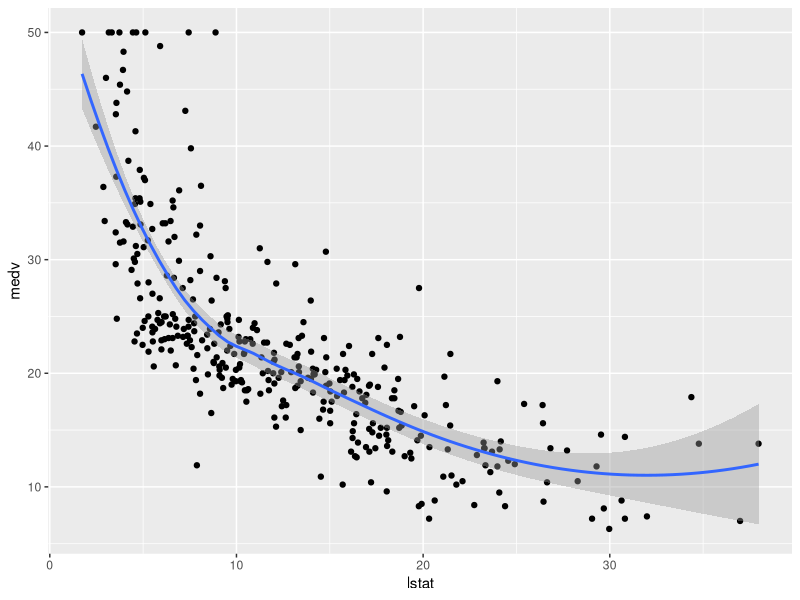
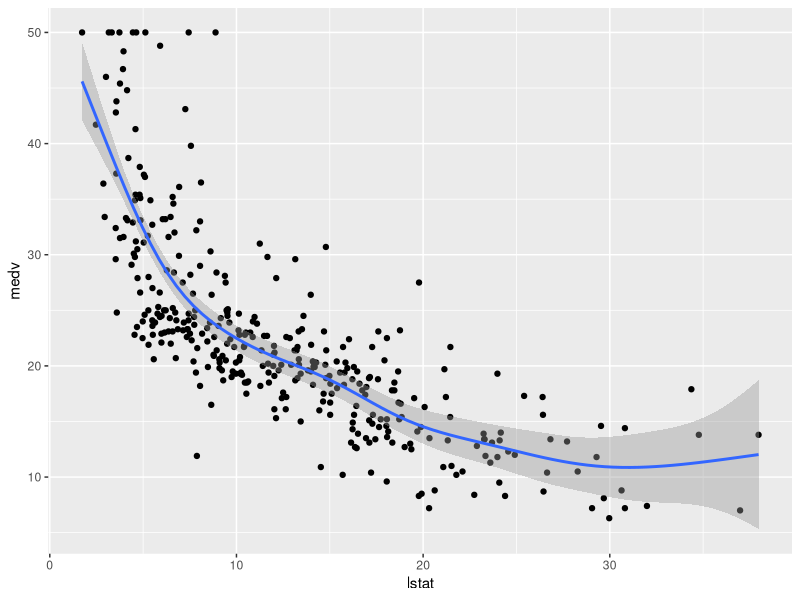
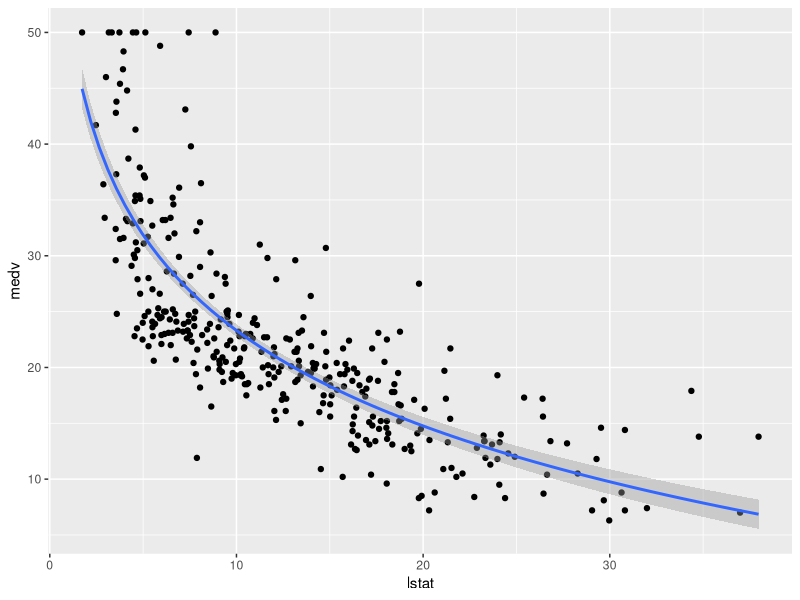

R code for these plots, in order:
library(tidyverse)
library(caret)

# Load the data
data("Boston", package = "MASS")


# Split the data into training and test set
set.seed(123)
training.samples <- Boston$medv %>%
createDataPartition(p = 0.7, list = FALSE)
train.data  <- Boston[training.samples, ]
test.data <- Boston[-training.samples, ]

#First, visualize the scatter plot of the medv vs lstat variables as follow:
ggplot(train.data, aes(lstat, medv) ) +
  geom_point() +
  stat_smooth()

##Generalized additive models##
# Build the model
library(mgcv)
# Build the model
model <- gam(medv ~ s(lstat), data = train.data)
# Make predictions
predictions <- model %>% predict(test.data)
# Model performance
data.frame(
  RMSE = RMSE(predictions, test.data$medv),
  R2 = R2(predictions, test.data$medv)
)

ggplot(train.data, aes(lstat, medv) ) +
  geom_point() +
  stat_smooth(method = gam, formula = y ~ s(x))



### logarithm transformation##
# Build the model
model <- lm(medv ~ log(lstat), data = train.data)
# Make predictions
predictions <- model %>% predict(test.data)
# Model performance
data.frame(
  RMSE = RMSE(predictions, test.data$medv),
  R2 = R2(predictions, test.data$medv)
)

ggplot(train.data, aes(lstat, medv) ) +
  geom_point() +
  stat_smooth(method = lm, formula = y ~ log(x))